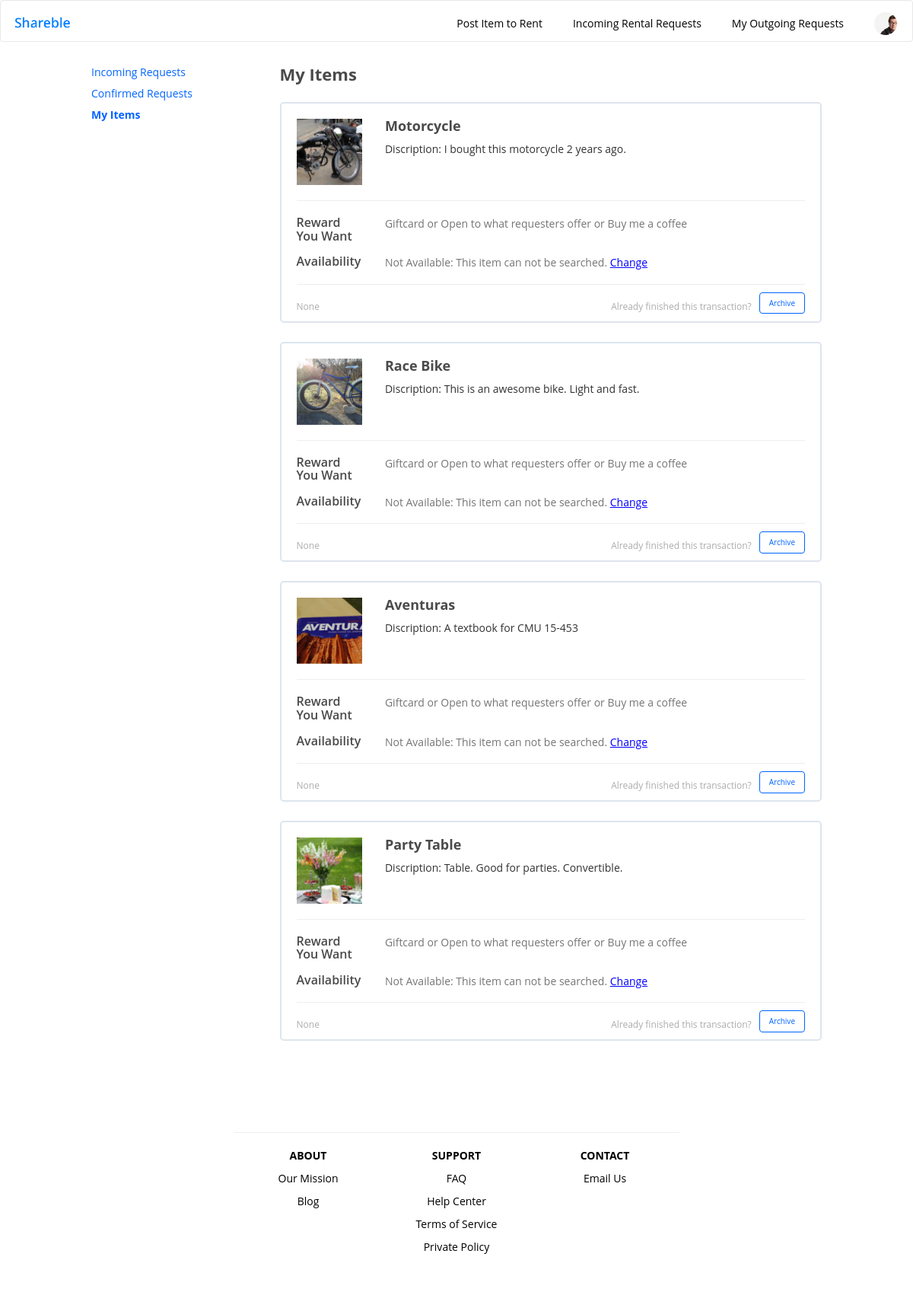
Page /rent/myalloffer (signed in) on the committed database.
### rent/models.py (models this page shows, shortened)
class OfferingItem(models.Model):
	name = models.CharField(max_length=100)
	lender = models.ForeignKey(User)
	picture = models.FileField(upload_to=itemuploadpath, blank=True, null=True)
	content_type = models.CharField(max_length=50, blank=True, null=True)
	description = models.TextField(max_length=300, blank=True, null=True)
	reward = models.CharField(max_length=100, blank=True)
	post_date = models.DateField(auto_now_add=True, blank=True, null=True)
	active = models.BooleanField(default=True, blank=False)
	available_from = models.DateField(blank=True, null=True)
	available_to = models.DateField(blank=True, null=True)

### rent/views.py (the view)
@login_required
def myalloffer(request):
	context = {}
	my_items = OfferingItem.objects.filter(lender=request.user)
	context['my_items'] = my_items
	return render(request, 'rent/myoffers-myitems.html', context)

### rent/templates/rent/myoffers-myitems.html (shortened to what this page needs)
{% extends "rent/base.html" %}
{% block customized_static %}
{% load static %}
        <link rel="stylesheet" type="text/css" href="{% static 'rent/css/style.css' %}">
        <link rel="stylesheet" type="text/css" href="../../static/rent/css/myoffers.css">
        <link rel="stylesheet" href="//cdnjs.cloudflare.com/ajax/libs/jasny-bootstrap/3.1.3/css/jasny-bootstrap.min.css">
{% endblock %}
{% block bodycontent %}
        <section class="main-container">
            <div class="row">
                <nav class="col-sm-3 col-md-3 col-lg-3 bs-docs-sidebar hidden-print" role="complementary">
                    <div class="subnav-list">
                        <ui>
                            <li class="subnav clickable"><a href="{% url 'incomingoffer' %}">Incoming Requests</a></li>
                            <li class="subnav clickable"><a href="{% url 'confirmedoffer' %}">Confirmed Requests</a></li>
                            <li class="subnav-chosen clickable"><a href="{% url 'myalloffer' %}">My Items</a></li>
                        </ui>
                    </div>
                </nav>
                <div class="col-sm-9 col-md-9 col-lg-9" role="main">
                    <div class="h1">My Items</div>
                    {% if my_items%}
                    {% for i in my_items %}
                    <div class="myoffer-incoming gray-border incoming-gray-border">
                        <div class="">
                            <div class="row">
                                <div class="col-xxs col-xs-4 col-sm-3 col-md-2 col-lg-2">
                                    {% if i.picture %}
                                    <img class="image-fill" src="{% url 'get_item_photo' i.id %}">
                                    {% else %}
                                    <img src="http://placehold.it/82x82">
                                    {% endif %}
                                </div>
                                <div class="col-xxs col-xs-8 col-sm-9 col-md-10 col-lg-10">
                                    <div class="myoffer-title">
                                        <div class="h2 myoffer-title-description">
                                            {{i.name}}
                                        </div>
                                    </div>
                                    <div class="myoffer-description">
                                        Discription: {{i.description}}
                                    </div>
                                </div>
                            </div>
                            <hr>
                            <div class="row margin-in-section">
                                <div class="col-xxs col-xs-4 col-sm-3 col-md-2 col-lg-2">
                                    <div class="h3 incoming-sub-title">
                                        Reward You Want
                                    </div>
                                </div>
                                <div class="col-xxs col-xs-8 col-sm-9 col-md-10 col-lg-10">
                                    <div class="body incoming-sub-title">
                                        {{i.reward}}
                                    </div>
                                </div>
                            </div>
                            <div class="row margin-in-section ">
                                <div class="col-xxs col-xs-4 col-sm-3 col-md-2 col-lg-2">
                                    <div class="h3 incoming-reward">
                                        Availability
                                    </div>
                                </div>
                                <div class="col-xxs col-xs-8 col-sm-9 col-md-10 col-lg-10">
                                    <div class="body">
                                        Not Available: This item can not be searched. <span class="hyperlink">Change</span>
                                    </div>
                                </div>
                            </div>
                        </div>
                        <hr id="incoming-line">
                        <div>
                            <div class="caption-2 incoming-time">
                                {{i.post_date}}
                            </div>
                            <button class="btn btn-secondary btn-secondary-blue right ">
                                Archive
                            </button>
                            <div class="body inlineblock right caption-2" id="notes">
                                Already finished this transaction?
                            </div>
                        </div>
                    </div>
                    {% endfor %}
                    {% else %}
                    You have not posted anything to share/rent with others!
                    <a href="{% url 'offer_item' %}">Offer your item</a> to get started!
                    {% endif %}
                </div>
            </div>
        </section>
        {% endblock %}

### rent/static/rent/css/search.css (style rules this page uses)
a { color: #0064ff; }
.main-container { max-width: 1200px; }

### rent/static/rent/css/myoffers.css (style rules this page uses)
#incoming-line { margin: 10px 0px 10px 0px; }
.incoming-gray-border { padding-bottom: 10px; }
.incoming-time { display: inline-block; margin-top: 10px; }
.myoffer-incoming { margin-top: 25px; }
.myoffer-incoming .myoffer-title .myoffer-title-description { display:block; }
.myoffer-incoming .margin-in-section { margin-top: 6px; }
.incoming-reward { margin-top: auto; }
#notes { margin-top: 10px; margin-right: 10px; }

### rent/static/rent/css/elements.css (style rules this page uses)
* { font-family: "Open Sans", sans-serif; }
body { box-sizing: border-box; }
.h1 { font-size: 22px; font-weight: bold; color: #4a4a4a; margin-top: 0px; }
.h2 { font-size: 18px; font-weight: bold; color: #4a4a4a; margin-top: 0px; }
.h3 { font-size: 16px; font-weight: 600; color: #4a4a4a; margin-top: 0px; }
.subnav { font-size: 14px; color: #4a4a4a; }
.subnav-chosen { font-size: 14px; color: #4a4a4a; font-weight: bold; }
.body { font-size: 14px; color: #757575; }
.caption-2 { font-size: 12px; color: #757575; opacity: 0.6; }
.btn-secondary { background-color: white; -webkit-transition-duration: 0.4s; transition-duration: 0.4s; font-size: 10px; }
.btn-secondary-blue { border: 1px solid #0064ff; color: #0064ff; }
.right { float: right; }
.subnav-list { list-style: none; margin-bottom: 15px; }
.subnav-list li { margin-bottom: 8px; }
.main-container { margin: auto; margin-top: 30px; max-width: 1200px; }
.gray-border { width: 100%; border-radius: 5px; border: solid 2px #dde5ed; padding: 2rem 2rem 2rem 2rem; }
button { border: none; background-color: none; }
.image-fill { width: 100%; }
.clickable { cursor: pointer; }
.inlineblock { display: inline-block; }
.hyperlink { color: blue; text-decoration: underline; }
@media only screen and (min-width: 768px) { .main-container { width: 95%; } }
@media only screen and (min-width: 992px) { .main-container { width: 80%; } }

### rows in the picture
OfferingItem: name "Motorcycle", description "I bought this motorcycle 2 years ago.", reward "Giftcard or Open to what requesters offer or Buy me a coffee", post_date "None"
OfferingItem: name "Race Bike", description "This is an awesome bike. Light and fast.", reward "Giftcard or Open to what requesters offer or Buy me a coffee", post_date "None"
OfferingItem: name "Aventuras", description "A textbook for CMU 15-453", reward "Giftcard or Open to what requesters offer or Buy me a coffee", post_date "None"
OfferingItem: name "Party Table", description "Table. Good for parties. Convertible.", reward "Giftcard or Open to what requesters offer or Buy me a coffee", post_date "None"
